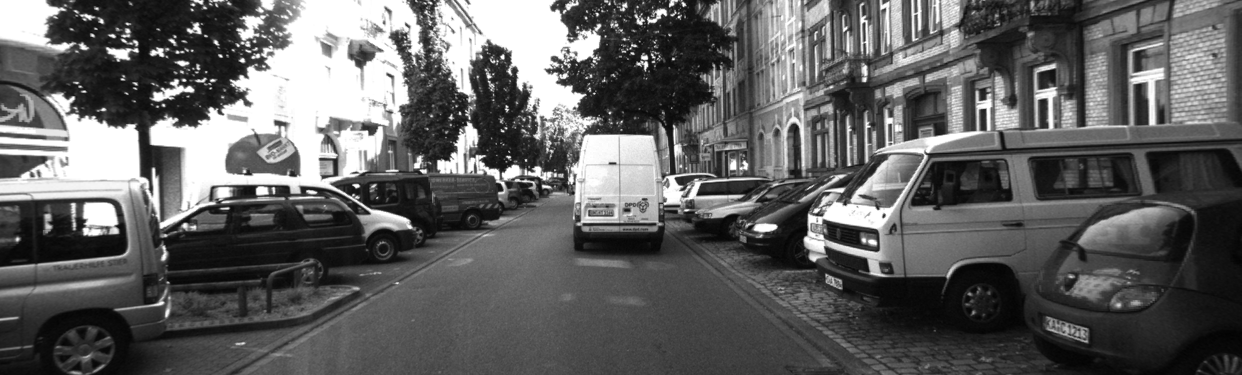
#> input picture TP/TP1/A25_VA51_TP1/ressources/grayscale_img.png, 1242 x 375 px
$ jupyter execute model_camera.ipynb
#> lines starting #> are read from the running program, lines starting #| are printed output that depends on the picture; after the words box and inside, x2 and y2 are one past the last pixel; in counts of white or black regions, pixels touching at a corner belong together
[cell 1]
#Bloc d'importation des librairies
import numpy as np
import matplotlib.pyplot as plt

[cell 2]
# --- Sommets d'un cube 3D (8 points) ---
points = np.array([
    [0, 0, 3],
    [1, 0, 3],
    [1, 1, 3],
    [0, 1, 3],
    [0, 0, 4],
    [1, 0, 4],
    [1, 1, 4],
    [0, 1, 4]
])

[cell 3]
fig = plt.figure(figsize=(6,6))
ax = fig.add_subplot(111, projection='3d')
ax.scatter(points[:,0], points[:,1], points[:,2], color='blue', s=40)

ax.set_xlabel("X")
ax.set_ylabel("Y")
ax.set_zlabel("Z")
ax.set_box_aspect([1,1,1])
plt.show()


PointRepereScene = np.array([0, 0, 0])

[cell 4]
#Définition des paramètres de la caméra et de la scène parametres extrinsceques

CameraOrientation = np.array([0,0,0])
CameraPosition = np.array([0,0,0])


#Le prof ayant donné la matrice K je la definis directement
alpha_u = 700
alpha_v = 700
u_0 = 400
v_0 = 300

CameraIntrinsicsMatrix = np.array([[alpha_u, 0, u_0], [0, alpha_v, v_0], [0, 0, 1]])

[cell 5]
alpha = CameraOrientation[0]
beta = CameraOrientation[1]
gamma = CameraOrientation[2]

def EulerRotationMatrix(alpha, beta, gamma):

    EulerRotationMatrix_X = np.array([ [1,0,0], [0, np.cos(alpha), -np.sin(alpha)], [0, np.sin(alpha), np.cos(alpha)] ])

    EulerRotationMatrix_Y = np.array([ [np.cos(beta), 0, np.sin(beta)], [0,1,0], [-np.sin(beta), 0, np.cos(beta)] ])

    EulerRotationMatrix_Z = np.array([ [np.cos(gamma), -np.sin(gamma), 0], [np.sin(gamma), np.cos(gamma), 0], [0,0,1] ])

    EulerRotationMatrix = np.dot(EulerRotationMatrix_Z, np.dot(EulerRotationMatrix_Y, EulerRotationMatrix_X))

    return EulerRotationMatrix

EulerRotationMatrix = EulerRotationMatrix(alpha, beta, gamma)
EulerRotationMatrix

[cell 6]
Pseudo_TranslationMatrix = - np.dot(EulerRotationMatrix,CameraPosition)
Pseudo_TranslationMatrix

[cell 7]
# Concaténer la matrice de rotation et la translation pour obtenir une matrice 3x4
rotation_translation = np.hstack((EulerRotationMatrix, Pseudo_TranslationMatrix.reshape(3,1)))
#print(rotation_translation)
# Ajouter la dernière ligne pour obtenir une matrice 4x4 homogène
CameraProjectionMatrix = np.vstack((rotation_translation, np.array([[0, 0, 0, 1]])))
CameraProjectionMatrix

[cell 8]
Poin_cam_repere = []
for vec in points:
    print(vec)
    vec = np.hstack((vec, 1))
    print(vec)
    Rot_trans_dot_point_scene = np.dot(CameraProjectionMatrix, vec)
    Poin_cam_repere.append(Rot_trans_dot_point_scene)
Poin_cam_repere = np.array(Poin_cam_repere)
Poin_cam_repere

[cell 9]
fig = plt.figure(figsize=(6,6))
ax = fig.add_subplot(111, projection='3d')
ax.scatter(Poin_cam_repere[:,0], Poin_cam_repere[:,1], Poin_cam_repere[:,2], color='blue', s=40)

ax.set_xlabel("X")
ax.set_ylabel("Y")
ax.set_zlabel("Z")
ax.set_box_aspect([1,1,1])
plt.show()

[cell 10]
#Projection

Poin_cam_repere = Poin_cam_repere[:,0:3]
print(Poin_cam_repere)
print(Poin_cam_repere[:,0:2],Poin_cam_repere[:,2])
Poin_projection = Poin_cam_repere[:,0:2] / Poin_cam_repere[:,2][:, np.newaxis]


print(Poin_projection)

[cell 11]
fig = plt.figure(figsize=(6,6))
ax = fig.add_subplot(111)
ax.scatter(Poin_projection[:,0], Poin_projection[:,1], color='blue', s=40)

ax.set_xlabel("X")
ax.set_ylabel("Y")
plt.show()

[cell 12]
Poin_Projected = []
for vec in Poin_projection:
    vec = np.hstack((vec, 1))
    Poin_pixel = np.dot(CameraIntrinsicsMatrix, vec)
    Poin_Projected.append(Poin_pixel)

Poin_Projected = np.array(Poin_Projected)[:,:2]
Poin_Projected

[cell 13]
fig = plt.figure(figsize=(6,6))
ax = fig.add_subplot(111)
ax.scatter(Poin_Projected[:,0], Poin_Projected[:,1], color='blue', s=40)

ax.set_xlabel("X")
ax.set_ylabel("Y")
plt.show()

[cell 14]
import cv2 as cv
import matplotlib.pyplot as plt
import numpy as np

# Fonction de quantification
def quantize(img, levels):
    # taille d'un "palier"
    step = 256 // levels
    # division -> arrondi -> re-multiplication
    quantized = (img // step) * step
    return quantized.astype(np.uint8)

def show_img(img, position, total, level, cmap="gray"):
    """
    Affiche une image dans une grille de subplots.

    Parameters
    ----------
    img : array
        L'image à afficher.
    position : int
        La position dans la grille (1 = premier subplot).
    total : int
        Le nombre total d'images dans la grille.
    level : int
        Le nombre de niveaux (pour le titre).
    cmap : str
        La colormap (par défaut = "gray").
    """
    cols = int(np.ceil(np.sqrt(total)))   # nombre de colonnes
    rows = int(np.ceil(total / cols))     # nombre de lignes
    plt.subplot(rows, cols, position)
    plt.imshow(img, cmap=cmap)
    plt.title(f"Image ({level} niveaux)")
    plt.axis("off")   # pas d'axes visibles

[cell 15]
levels = [128, 64, 32, 16, 8, 4, 2]
img = cv.imread("A25_VA51_TP1/ressources/grayscale_img.png")
#> img is the input picture: shape (375, 1242, 3); min 2, max 255, mean 96.1
sub_n = 1

plt.figure(figsize=(18,6))

for level in levels:
    img_val = quantize(img, level)
    show_img(img_val, sub_n, len(levels), level)  # <-- ici on met bien sub_n = position
    sub_n += 1
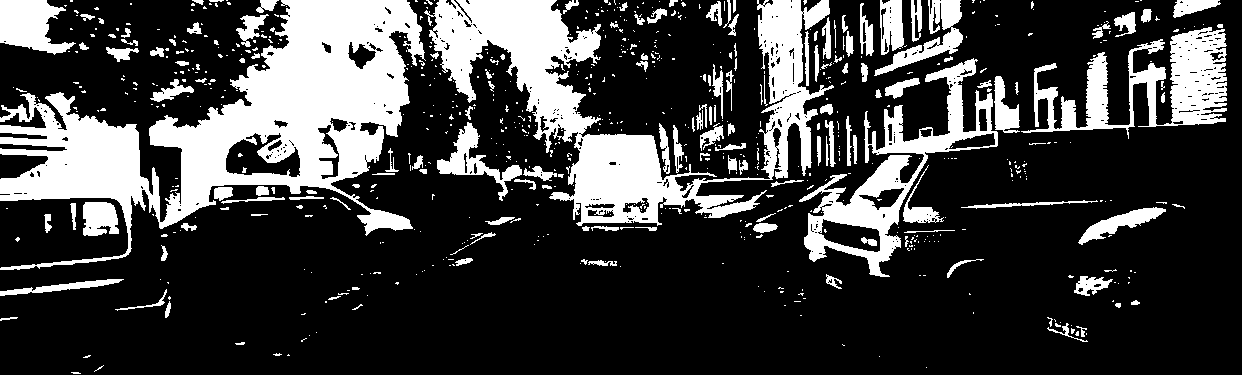
#> img_val: shape (375, 1242, 3); values 0 (black) and 128 (white), 24.8% white; 728 white regions (571 under 20 px), largest, box (x1, y1, x2, y2) and area: (0, 0, 426, 270) 42037, (424, 0, 834, 226) 27928, (799, 58, 998, 277) 9336
#> after the loop, sub_n = 8

plt.show()
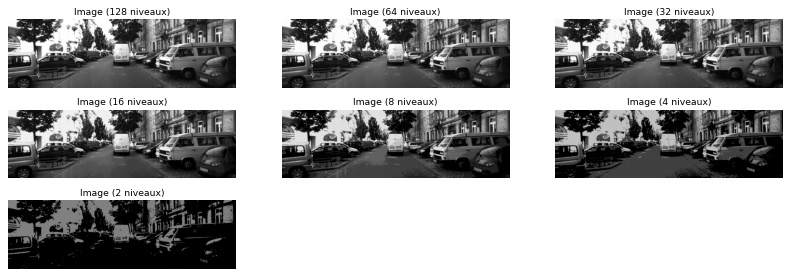
#> figure drawn by matplotlib, 7 panels

[cell 16]
def show_hist(img, position, total, level):
    cols = int(np.ceil(np.sqrt(total)))
    rows = int(np.ceil(total / cols))
    # Affichage de l'histogramme
    plt.subplot(rows, cols, position)
    plt.hist(img.ravel(), bins=level, range=(0,255), color="black")
    plt.title(f"Histogramme ({level} niveaux)")
    plt.xlabel("Intensité")
    plt.ylabel("Nombre de pixels")


plt.figure(figsize=(10,5))

for idx, level in enumerate(levels, start=1):   # idx = 1,2,3,...
    img_val = quantize(img, level)
    show_hist(img_val, idx, len(levels), level)

plt.tight_layout()
plt.show()
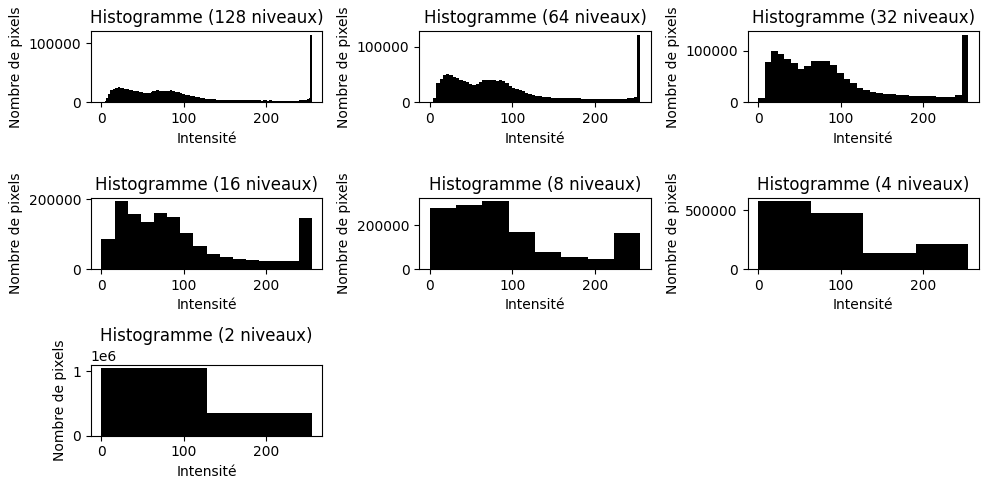
#> figure drawn by matplotlib, 7 panels; panel 1: tallest bar 114714 high, from x = 253 to 255; panel 2: tallest bar 121485 high, from x = 251 to 255; panel 3: tallest bar 130785 high, from x = 247 to 255; panel 4: tallest bar 194097 high, from x = 15.94 to 31.88

[cell 17]
import cv2 as cv
import numpy as np
import matplotlib.pyplot as plt

# --- Charger l'image couleur ---
img = cv.imread("A25_VA51_TP1/ressources/rgb_img.png")   # lecture en BGR
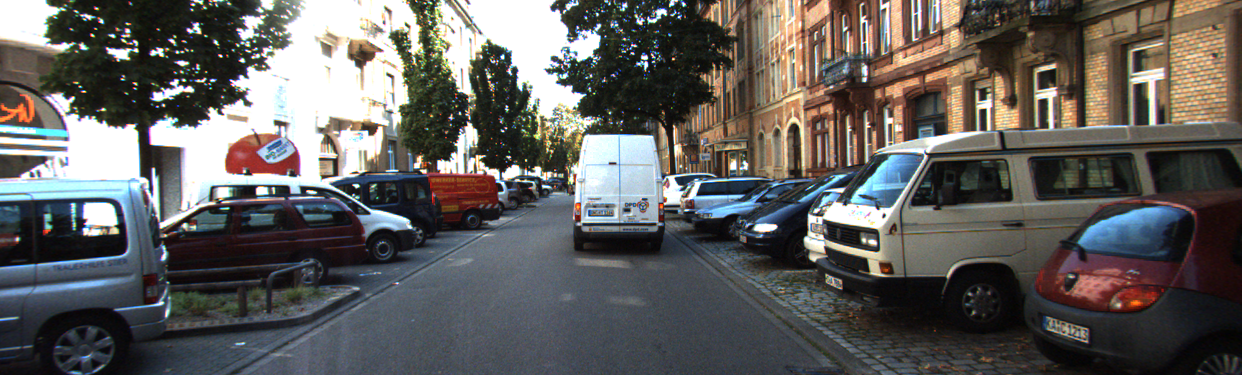
#> input picture TP/TP1/A25_VA51_TP1/ressources/rgb_img.png, 1242 x 375 px
#> img is the input picture: shape (375, 1242, 3); mean B, G, R 92.8, 95, 96.8
img_rgb = cv.cvtColor(img, cv.COLOR_BGR2RGB)             # conversion en RGB pour matplotlib

# --- Conversion en niveaux de gris ---
img_gray = cv.cvtColor(img, cv.COLOR_BGR2GRAY)

# --- Séparation des canaux RGB ---
R, G, B = cv.split(img_rgb)
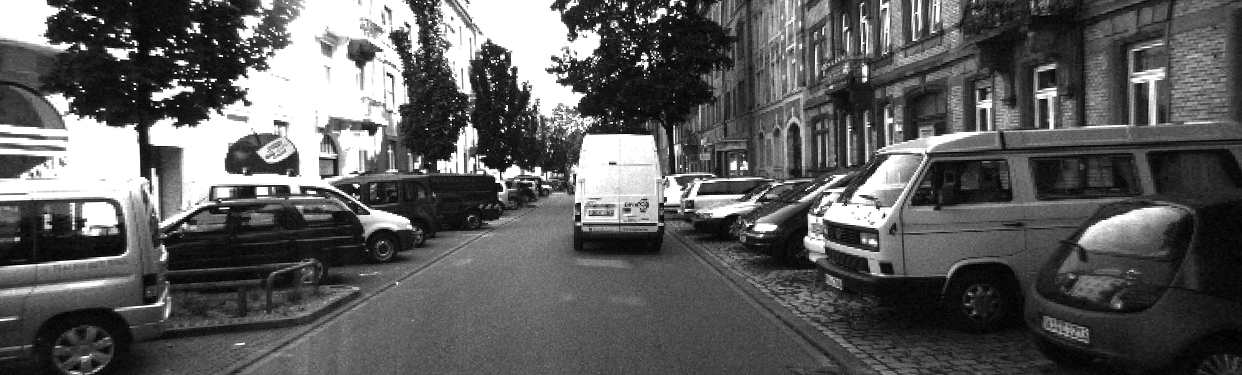
#> B: shape (375, 1242); min 0, max 255, mean 92.8

# --- Conversion en YCbCr ---
img_ycbcr = cv.cvtColor(img_rgb, cv.COLOR_RGB2YCrCb)
#> img_ycbcr: shape (375, 1242, 3); mean of channels 0, 1, 2 95.3, 129.1, 126.6
Y, Cb, Cr = cv.split(img_ycbcr)
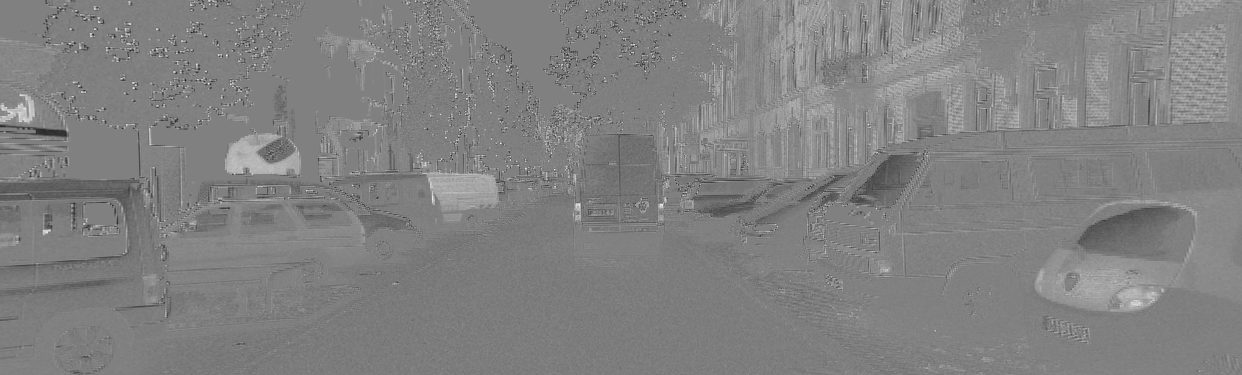
#> Cb: shape (375, 1242); min 26, max 239, mean 129.1
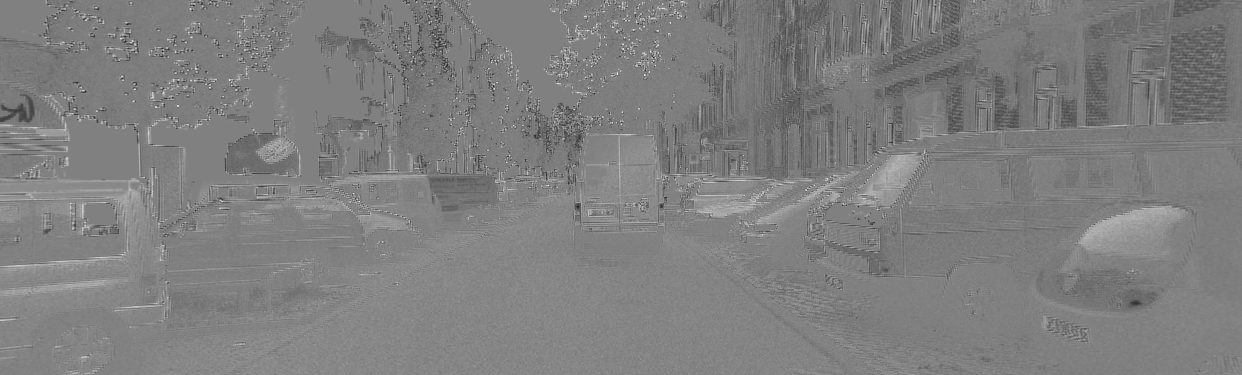
#> Cr: shape (375, 1242); min 28, max 237, mean 126.6

# --- Conversion en HSV ---
img_hsv = cv.cvtColor(img_rgb, cv.COLOR_RGB2HSV)
#> img_hsv: shape (375, 1242, 3); mean H, S, V 66.6, 72.5, 108.8
H, S, V = cv.split(img_hsv)
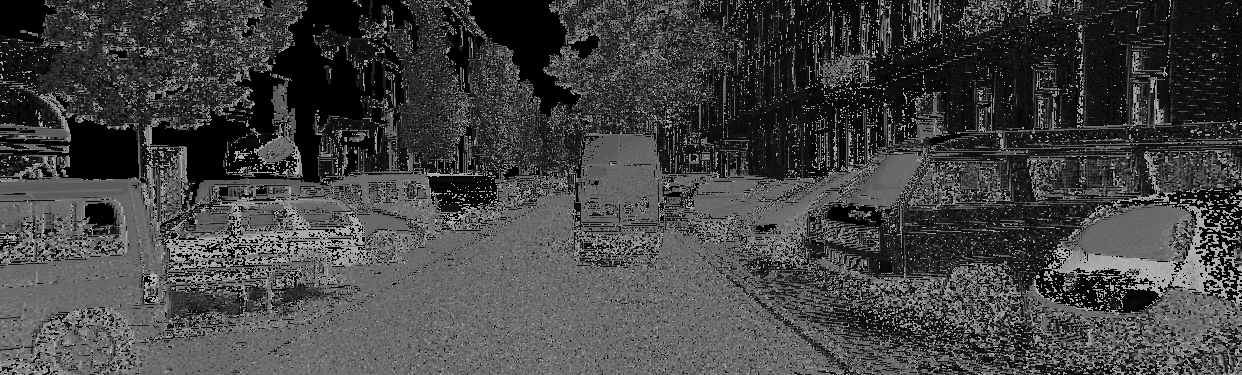
#> H: shape (375, 1242); min 0, max 179, mean 66.6
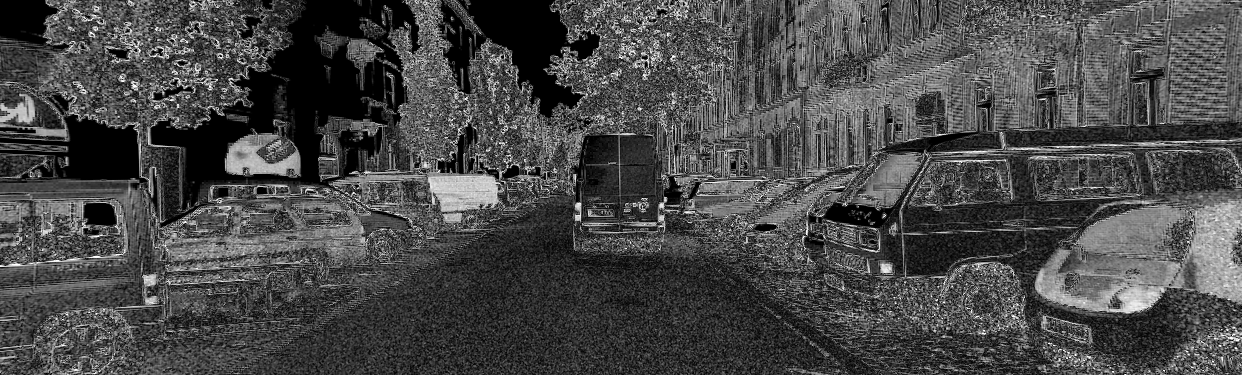
#> S: shape (375, 1242); min 0, max 255, mean 72.5

# --- Affichage RGB ---
plt.figure(figsize=(12,8))
plt.subplot(2,3,1); plt.imshow(img_rgb); plt.title("Image RGB"); plt.axis("off")
plt.subplot(2,3,2); plt.imshow(img_gray, cmap="gray"); plt.title("Niveaux de gris"); plt.axis("off")
plt.subplot(2,3,3); plt.imshow(R, cmap="Reds"); plt.title("Canal Rouge"); plt.axis("off")
plt.subplot(2,3,4); plt.imshow(G, cmap="Greens"); plt.title("Canal Vert"); plt.axis("off")
plt.subplot(2,3,5); plt.imshow(B, cmap="Blues"); plt.title("Canal Bleu"); plt.axis("off")
plt.tight_layout(); plt.show()

# --- Affichage YCbCr ---
plt.figure(figsize=(12,4))
plt.subplot(1,3,1); plt.imshow(Y, cmap="gray"); plt.title("Y (Luminance)"); plt.axis("off")
plt.subplot(1,3,2); plt.imshow(Cb, cmap="gray"); plt.title("Cb (Chrominance)"); plt.axis("off")
plt.subplot(1,3,3); plt.imshow(Cr, cmap="gray"); plt.title("Cr (Chrominance)"); plt.axis("off")
plt.show()

# --- Affichage HSV ---
plt.figure(figsize=(12,4))
plt.subplot(1,3,1); plt.imshow(H, cmap="hsv"); plt.title("H (Teinte)"); plt.axis("off")
plt.subplot(1,3,2); plt.imshow(S, cmap="gray"); plt.title("S (Saturation)"); plt.axis("off")
plt.subplot(1,3,3); plt.imshow(V, cmap="gray"); plt.title("V (Valeur)"); plt.axis("off")
plt.show()

[cell 18]
# --- Charger l'image en niveaux de gris ---
img_gray = cv.imread("A25_VA51_TP1/ressources/grayscale_img.png", cv.IMREAD_GRAYSCALE)
#> img_gray: shape (375, 1242); min 2, max 255, mean 96.1

# --- Sous-échantillonnage ---
img_sub2 = img_gray[::2, ::2]   # facteur 2
img_sub4 = img_gray[::4, ::4]   # facteur 4

# --- Sur-échantillonnage (interpolation bilinéaire) ---
img_sub2_up = cv.resize(img_sub2, (img_gray.shape[1], img_gray.shape[0]), interpolation=cv.INTER_LINEAR)
img_sub4_up = cv.resize(img_sub4, (img_gray.shape[1], img_gray.shape[0]), interpolation=cv.INTER_LINEAR)
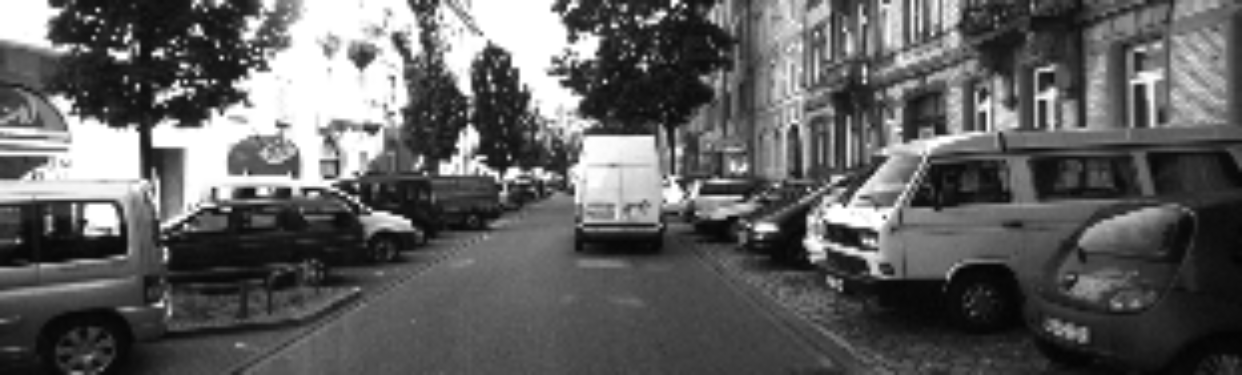
#> img_sub4_up: shape (375, 1242); min 4, max 255, mean 96

# --- Affichage ---
plt.figure(figsize=(12,8))
plt.subplot(2,3,1); plt.imshow(img_gray, cmap="gray"); plt.title("Originale"); plt.axis("off")
plt.subplot(2,3,2); plt.imshow(img_sub2, cmap="gray"); plt.title("Sous-échantillonnée ×2"); plt.axis("off")
plt.subplot(2,3,3); plt.imshow(img_sub4, cmap="gray"); plt.title("Sous-échantillonnée ×4"); plt.axis("off")
plt.subplot(2,3,5); plt.imshow(img_sub2_up, cmap="gray"); plt.title("Sur-échantillonnée ×2 (bilinéaire)"); plt.axis("off")
plt.subplot(2,3,6); plt.imshow(img_sub4_up, cmap="gray"); plt.title("Sur-échantillonnée ×4 (bilinéaire)"); plt.axis("off")
plt.tight_layout(); plt.show()
